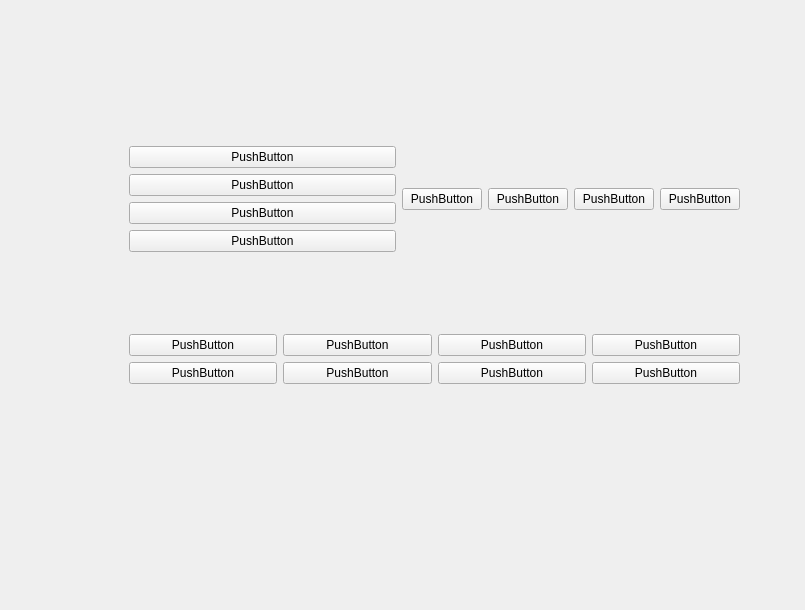
<?xml version="1.0" encoding="UTF-8"?>
<ui version="4.0">
 <class>Form</class>
 <widget class="QWidget" name="Form">
  <property name="geometry">
   <rect>
    <x>0</x>
    <y>0</y>
    <width>805</width>
    <height>610</height>
   </rect>
  </property>
  <property name="windowTitle">
   <string>Form</string>
  </property>
  <widget class="QWidget" name="">
   <property name="geometry">
    <rect>
     <x>129</x>
     <y>70</y>
     <width>611</width>
     <height>391</height>
    </rect>
   </property>
   <layout class="QVBoxLayout" name="verticalLayout_3">
    <item>
     <layout class="QHBoxLayout" name="horizontalLayout_4">
      <item>
       <layout class="QVBoxLayout" name="verticalLayout">
        <item>
         <widget class="QPushButton" name="pushButton_3">
          <property name="text">
           <string>PushButton</string>
          </property>
         </widget>
        </item>
        <item>
         <widget class="QPushButton" name="pushButton">
          <property name="text">
           <string>PushButton</string>
          </property>
         </widget>
        </item>
        <item>
         <widget class="QPushButton" name="pushButton_2">
          <property name="text">
           <string>PushButton</string>
          </property>
         </widget>
        </item>
        <item>
         <widget class="QPushButton" name="pushButton_4">
          <property name="text">
           <string>PushButton</string>
          </property>
         </widget>
        </item>
       </layout>
      </item>
      <item>
       <layout class="QHBoxLayout" name="horizontalLayout">
        <item>
         <widget class="QPushButton" name="pushButton_5">
          <property name="text">
           <string>PushButton</string>
          </property>
         </widget>
        </item>
        <item>
         <widget class="QPushButton" name="pushButton_6">
          <property name="text">
           <string>PushButton</string>
          </property>
         </widget>
        </item>
        <item>
         <widget class="QPushButton" name="pushButton_7">
          <property name="text">
           <string>PushButton</string>
          </property>
         </widget>
        </item>
        <item>
         <widget class="QPushButton" name="pushButton_8">
          <property name="text">
           <string>PushButton</string>
          </property>
         </widget>
        </item>
       </layout>
      </item>
     </layout>
    </item>
    <item>
     <layout class="QVBoxLayout" name="verticalLayout_2">
      <item>
       <layout class="QHBoxLayout" name="horizontalLayout_2">
        <item>
         <widget class="QPushButton" name="pushButton_9">
          <property name="text">
           <string>PushButton</string>
          </property>
         </widget>
        </item>
        <item>
         <widget class="QPushButton" name="pushButton_11">
          <property name="text">
           <string>PushButton</string>
          </property>
         </widget>
        </item>
        <item>
         <widget class="QPushButton" name="pushButton_10">
          <property name="text">
           <string>PushButton</string>
          </property>
         </widget>
        </item>
        <item>
         <widget class="QPushButton" name="pushButton_12">
          <property name="text">
           <string>PushButton</string>
          </property>
         </widget>
        </item>
       </layout>
      </item>
      <item>
       <layout class="QHBoxLayout" name="horizontalLayout_3">
        <item>
         <widget class="QPushButton" name="pushButton_13">
          <property name="text">
           <string>PushButton</string>
          </property>
         </widget>
        </item>
        <item>
         <widget class="QPushButton" name="pushButton_14">
          <property name="text">
           <string>PushButton</string>
          </property>
         </widget>
        </item>
        <item>
         <widget class="QPushButton" name="pushButton_15">
          <property name="text">
           <string>PushButton</string>
          </property>
         </widget>
        </item>
        <item>
         <widget class="QPushButton" name="pushButton_16">
          <property name="text">
           <string>PushButton</string>
          </property>
         </widget>
        </item>
       </layout>
      </item>
     </layout>
    </item>
   </layout>
  </widget>
 </widget>
 <resources/>
 <connections/>
</ui>
